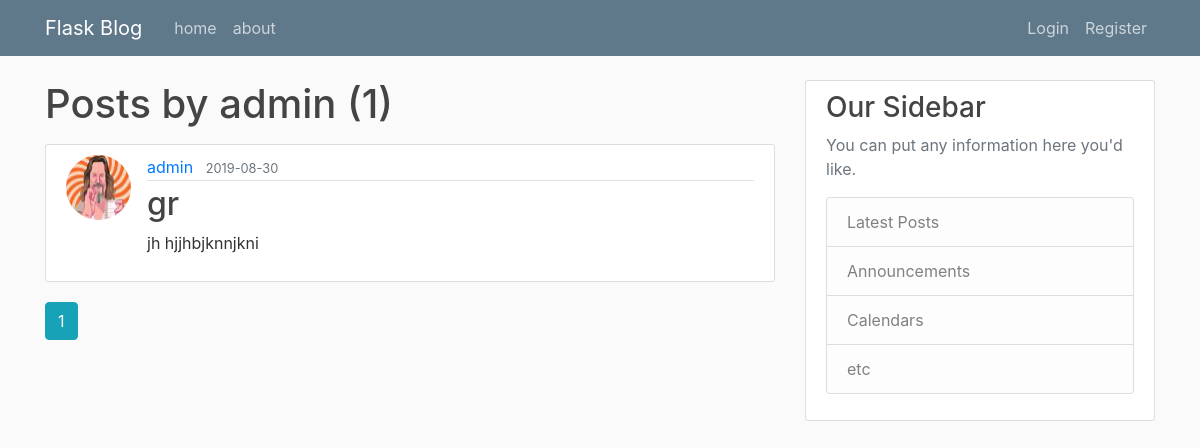
Page /user/admin on the earlier database version.
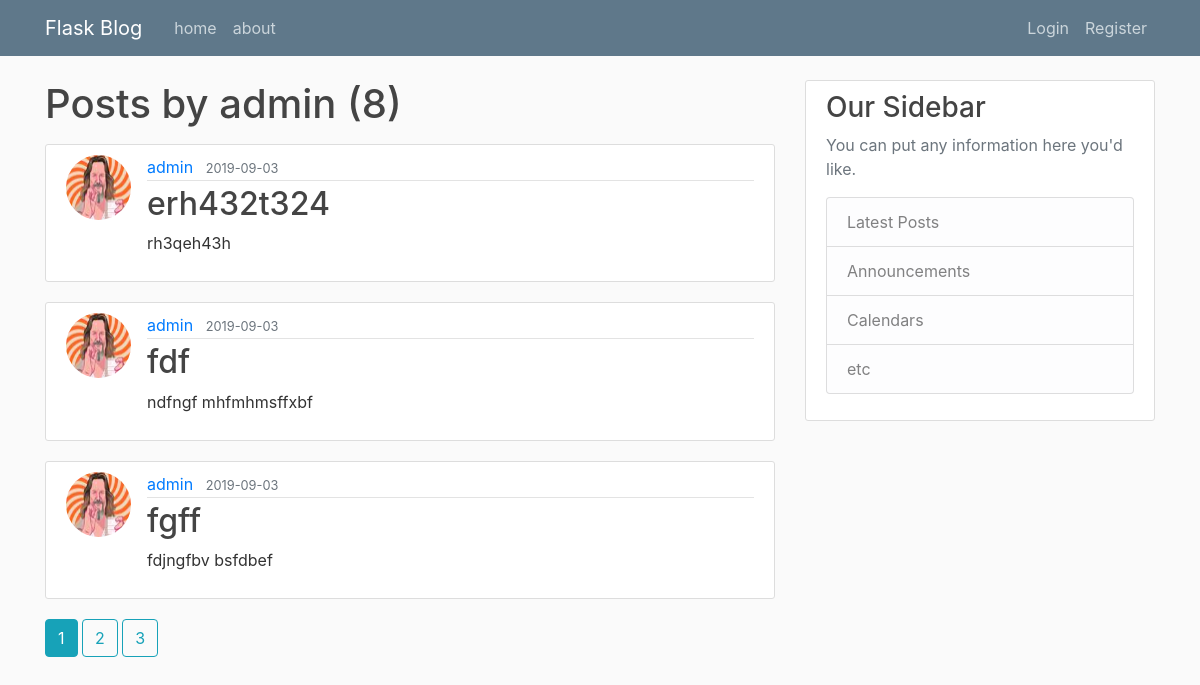
Same page on the later database version.
### blog/models.py (models this page shows, shortened)
class Post(db.Model):
    id = db.Column(db.Integer, primary_key=True)
    title = db.Column(db.String(100), nullable=False)
    date_posted = db.Column(db.DateTime, nullable=False, default=datetime.utcnow)
    content = db.Column(db.Text, nullable=False)
    user_id = db.Column(db.Integer, db.ForeignKey('user.id'), nullable=False)

class User(db.Model, UserMixin):  # to enherite methods: is_authenticated, is_active, ...
    id = db.Column(db.Integer, primary_key=True)
    username = db.Column(db.String(20), unique=True, nullable=False)
    email = db.Column(db.String(120), unique=True, nullable=False)
    image_file = db.Column(db.String(20), nullable=False, default='dafault.jpeg')
    password = db.Column(db.String(20), nullable=False)
    posts = db.relationship('Post', backref='author', lazy=True)

### blog/users/routes.py (the view)
@users.route("/")
@users.route("/user/<string:username>")
def user_posts(username):
    page = request.args.get('page', 1, type=int)
    user = User.query.filter_by(username=username).first_or_404()
    posts = Post.query.\
            filter_by(author=user).\
            order_by(Post.date_posted.desc()).\
            paginate(page=page, per_page=3)
    return render_template('user_posts.html', posts=posts, user=user)

### blog/templates/user_posts.html
{% extends "layout.html" %}
{% block content %}
    <h1 class="mb-3">Posts by {{ user.username }} ({{ posts.total }})</h1>
    {% for post in posts.items %}
        <article class="media content-section">
          <img class="rounded-circle article-img" src="{{ url_for('static', filename='profile_pics/' + post.author.image_file) }}">
          <div class="media-body">
            <div class="article-metadata">
              <a class="mr-2" href="{{ url_for('users.user_posts', username=post.author.username) }}">{{ post.author.username }}</a>
              <small class="text-muted">{{ post.date_posted.strftime('%Y-%m-%d') }}</small>
            </div>
            <h2><a class="article-title" href="{{ url_for('posts.post', post_id=post.id) }}">{{ post.title }}</a></h2>
            <p class="article-content">{{ post.content }}</p>
          </div>
        </article>
    {% endfor %}
    {% for page_num in posts.iter_pages(left_edge=1, right_edge=1, left_current=1, right_current=2) %}
      {% if page_num %}
        {% if posts.page == page_num %}
          <a class="btn btn-info mb-4" href="{{ url_for('users.user_posts', username=user.username, page=page_num) }}">{{ page_num }}</a>
        {% else %}
          <a class="btn btn-outline-info mb-4" href="{{ url_for('users.user_posts', username=user.username, page=page_num) }}">{{ page_num }}</a>
        {% endif %}
      {% else %}
        ...
      {% endif %}
    {% endfor %}
{% endblock content %}

Differences in the rows shown:
no longer on this page (row unchanged): Post: image_file (picture), author.username "admin", date_posted "2019-08-30", title "gr", content "jh hjjhbjknnjkni"
added Post: image_file (picture), author.username "admin", date_posted "2019-09-03", title "erh432t324", content "rh3qeh43h"
added Post: image_file (picture), author.username "admin", date_posted "2019-09-03", title "fdf", content "ndfngf mhfmhmsffxbf"
added Post: image_file (picture), author.username "admin", date_posted "2019-09-03", title "fgff", content "fdjngfbv bsfdbef"
Other differences:
{{ posts.total }}: "1" → "8"
new list line: "2"
new list line: "3"
